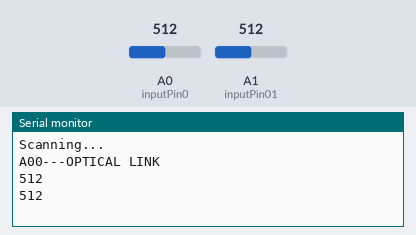
Simulated run of this sketch. Board: Arduino Uno, built with avr-gcc and run on an emulated ATmega328P. Parts: the last lines printed to the serial monitor. The test bench sets the inputs (shaded band); at power-on: A0 (inputPin0) = 512, A1 (inputPin01) = 512.

Above: at 2.8 s.
2.9 s: A0 (inputPin0) set to 716
At 3.8 s:
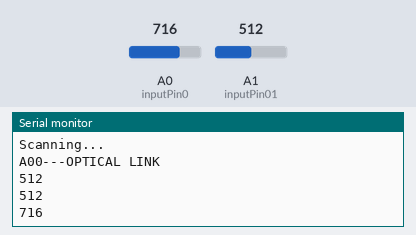
8.5 s: A1 (inputPin01) set to 306
At 9.8 s:
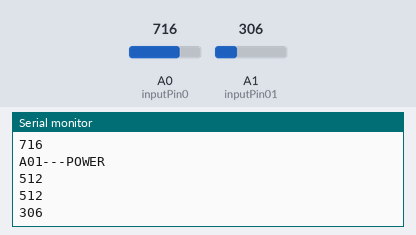
10.8 s: A0 (inputPin0) set to 900
At 12.4 s:
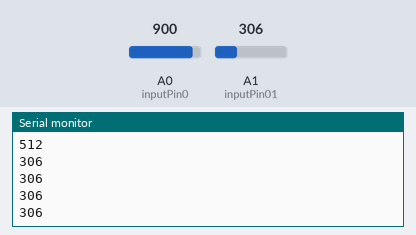
13.1 s: A1 (inputPin01) set to 122
At 15.8 s:
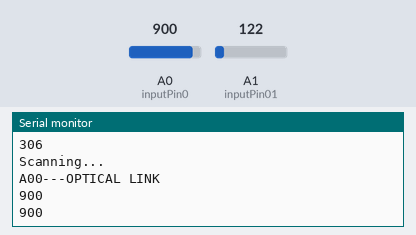
Timing chart, 0 to 16.4 s (numbered marks = the images above; inputs shaded):
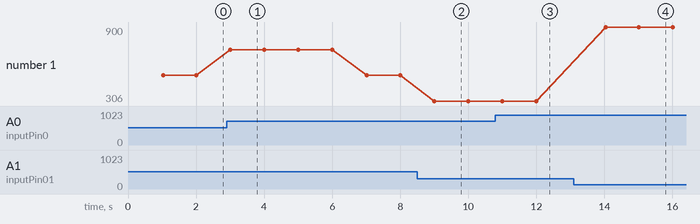

Measured:
- after the input at 2.9 s, the serial monitor: prints a new line after 0.10 s (image 1)
- after the input at 8.5 s, the serial monitor: prints a new line after 0.50 s (image 2)
- plotted number 1: 512 → 306 after the input at 8.5 s

The sketch:

ldr_server.ino
```cpp
int inputPin0 = 0;
int inputPin01 = 1;
int inputPin02 = 2;

void setup()
{
  Serial.begin(9600);  //Begin serial communcation

}

void loop()
{
  delay(1000);
    Serial.println("Scanning...");
    Serial.println("A00---OPTICAL LINK");
  Serial.println(analogRead(inputPin0));
  delay(1000);
    Serial.println(analogRead(inputPin0));
  delay(1000);
    Serial.println(analogRead(inputPin0));
  delay(1000);
    Serial.println(analogRead(inputPin0));
  delay(1000);
    Serial.println(analogRead(inputPin0));
  delay(1000);
    Serial.println(analogRead(inputPin0));
  delay(1000);
  Serial.println("A01---POWER");
  Serial.println(analogRead(inputPin01));
  delay(1000);
Serial.println(analogRead(inputPin01));
  delay(1000);
  Serial.println(analogRead(inputPin01));
  delay(1000);
  Serial.println(analogRead(inputPin01));
  delay(1000);
Serial.println(analogRead(inputPin01));
  delay(1000);
  Serial.println(analogRead(inputPin01));
  delay(1000);

}
```
